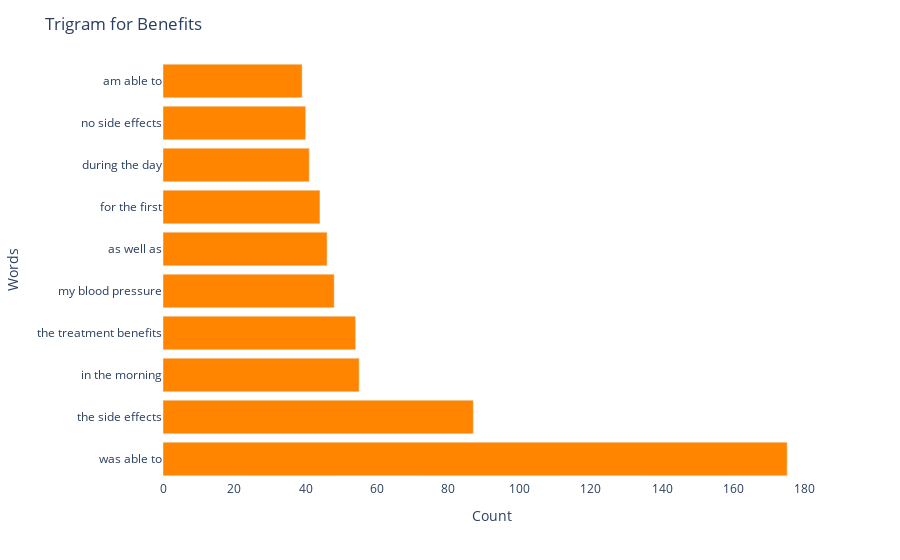

The notebook cell this image was saved under:
### Code cell
plt.figure(figsize = (16,9))
most_common_uni = get_top_text_ngrams(data.benefitsReview,10,3)
most_common_uni = dict(most_common_uni)
fig = px.bar(x = list(most_common_uni.values()), y = list(most_common_uni.keys()), labels=dict(x="Count", y="Words"))
fig.update_traces(marker_color='#FF8500')
fig.update_layout(title_text='Trigram for Benefits', paper_bgcolor = 'white', plot_bgcolor = 'white')
fig.show()

### Figure 1 — Plotly figure (JSON) as saved in the notebook; plotly's stock layout.template omitted (floating-point values rounded to 4 significant figures)
{"data": [{"alignmentgroup": "True", "hovertemplate": "Count=%{x}<br>Words=%{y}<extra></extra>", "legendgroup": "", "marker": {"color": "#FF8500"}, "name": "", "offsetgroup": "", "orientation": "h", "showlegend": false, "textposition": "auto", "type": "bar", "x": [175, 87, 55, 54, 48, 46, 44, 41, 40, 39], "xaxis": "x", "y": ["was able to", "the side effects", "in the morning", "the treatment benefits", "my blood pressure", "as well as", "for the first", "during the day", "no side effects", "am able to"], "yaxis": "y"}], "layout": {"barmode": "relative", "legend": {"tracegroupgap": 0}, "margin": {"t": 60}, "paper_bgcolor": "white", "plot_bgcolor": "white", "title": {"text": "Trigram for Benefits"}, "xaxis": {"anchor": "y", "domain": [0, 1], "title": {"text": "Count"}}, "yaxis": {"anchor": "x", "domain": [0, 1], "title": {"text": "Words"}}}}
